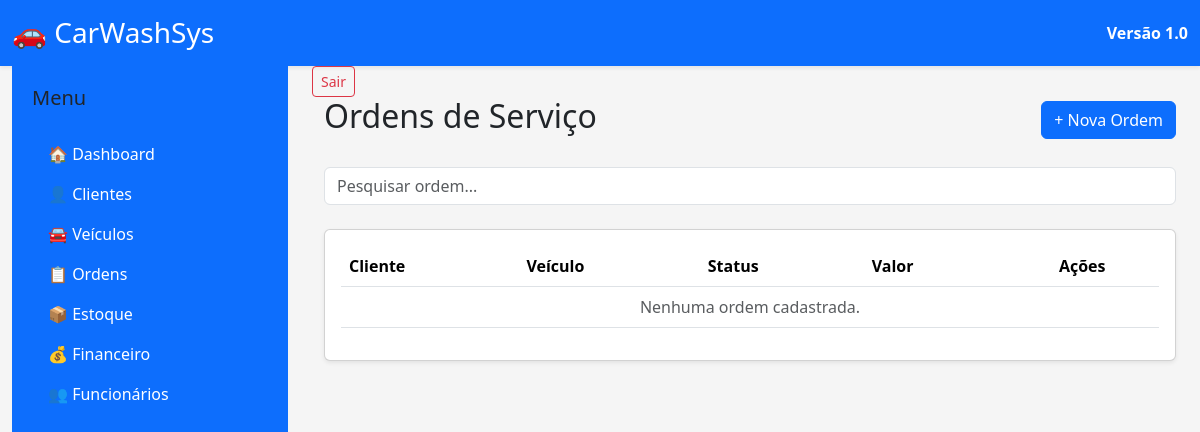
The page /ordens/ on the database as committed earlier.
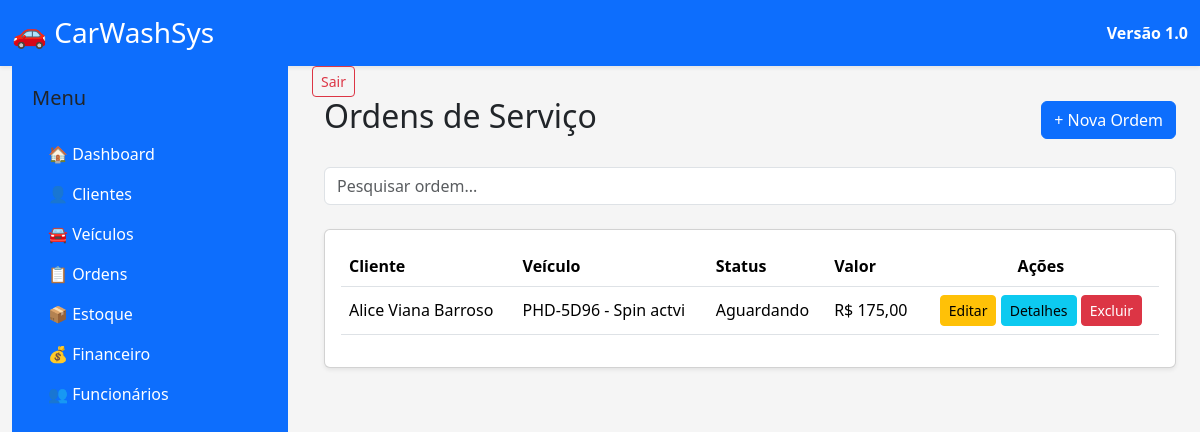
The same page on the database as committed later.
### apps/ordens/models.py (models this page shows, shortened)
class OrdemServico(models.Model):
    STATUS = [
        ("Aguardando", "Aguardando"),
        ("Em andamento", "Em andamento"),
        ("Finalizado", "Finalizado"),
        ("Entregue", "Entregue"),
    ]
    cliente = models.ForeignKey(
        Cliente,
        on_delete=models.CASCADE,
        related_name="ordens_servico",
    )
    veiculo = models.ForeignKey(
        Veiculo,
        on_delete=models.CASCADE,
        related_name="ordens_servico",
    )
    data_entrada = models.DateTimeField(
        auto_now_add=True,
    )
    data_saida = models.DateTimeField(
        null=True,
        blank=True,
    )
    status = models.CharField(
        max_length=20,
        choices=STATUS,
        default="Aguardando",
    )
    valor = models.DecimalField(
        max_digits=8,
        decimal_places=2,
        default=0,
    )
    forma_pagamento = models.CharField(
        max_length=30,
        blank=True,
    )
    observacoes = models.TextField(
        blank=True,
    )
    funcionario = models.ForeignKey(
    Funcionario,
    on_delete=models.SET_NULL,
    null=True,
    blank=True,
    related_name="ordens_servico",
)

### apps/clientes/models.py (models this page shows, shortened)
class Cliente(models.Model):
    nome = models.CharField(
        max_length=150
    )
    cpf = models.CharField(
        max_length=14,
        unique=True
    )
    telefone = models.CharField(
        max_length=20
    )
    email = models.EmailField(
        blank=True
    )
    endereco = models.CharField(
        max_length=200,
        blank=True
    )
    cidade = models.CharField(
        max_length=100,
        blank=True
    )
    estado = models.CharField(
        max_length=2,
        blank=True
    )
    cep = models.CharField(
        max_length=9,
        blank=True
    )
    observacoes = models.TextField(
        blank=True
    )
    data_cadastro = models.DateTimeField(
        auto_now_add=True
    )
    ativo = models.BooleanField(
        default=True
    )

### apps/veiculos/models.py (models this page shows)
class Veiculo(models.Model):
    cliente = models.ForeignKey(
        Cliente,
        on_delete=models.CASCADE,
        related_name="veiculos",
        verbose_name="Proprietário"
    )
    placa = models.CharField(
        max_length=10,
        unique=True,
    )
    marca = models.CharField(
        max_length=50,
    )
    modelo = models.CharField(
        max_length=50,
    )
    cor = models.CharField(
        max_length=30,
    )
    ano = models.PositiveIntegerField()
    observacoes = models.TextField(
        blank=True,
    )
    ativo = models.BooleanField(
        default=True,
    )
    def __str__(self):
        return f"{self.placa} - {self.modelo}"

### apps/ordens/views.py (the view)
def lista_ordens(request):
    ordens = OrdemServico.objects.all()
    context = {
        "ordens": ordens,
    }
    return render(
        request,
        "ordens/lista.html",
        context,
    )

### templates/ordens/lista.html (shortened to what this page needs)
{% extends "base.html" %}
{% block content %}
<div class="container-fluid">
    <div class="d-flex justify-content-between align-items-center mb-4">
        <h2>
            Ordens de Serviço
        </h2>
        <a
            href="{% url 'nova_ordem' %}"
            class="btn btn-primary">
            + Nova Ordem
        </a>
    </div>
    <div class="mb-4">
        <input
            type="text"
            class="form-control"
            placeholder="Pesquisar ordem...">
    </div>
    <div class="card shadow-sm">
        <div class="card-body">
            <table class="table table-hover align-middle">
                <thead>
                    <tr>
                        <th>Cliente</th>
                        <th>Veículo</th>
                        <th>Status</th>
                        <th>Valor</th>
                        <th class="text-center">Ações</th>
                    </tr>
                </thead>
                <tbody>
                    {% for ordem in ordens %}
                    <tr>
                        <td>{{ ordem.cliente.nome }}</td>
                        <td>{{ ordem.veiculo }}</td>
                        <td>{{ ordem.status }}</td>
                        <td>R$ {{ ordem.valor }}</td>
                        <td class="text-center">
                            <a
                                href="{% url 'editar_ordem' ordem.pk %}"
                                class="btn btn-warning btn-sm">
                                Editar
                            </a>
                            <a
                                href="{% url 'detalhes_ordem' ordem.pk %}"
                                class="btn btn-info btn-sm">
                                Detalhes
                            </a>
                            <a
                                href="{% url 'excluir_ordem' ordem.pk %}"
                                class="btn btn-danger btn-sm">
                                Excluir
                            </a>
                        </td>
                    </tr>
                    {% empty %}
                    <tr>
                        <td colspan="5" class="text-center text-muted">
                            Nenhuma ordem cadastrada.
                        </td>
                    </tr>
                    {% endfor %}
                </tbody>
            </table>
        </div>
    </div>
</div>
{% endblock %}

Rows that differ between the two databases and show on the page:
added OrdemServico: cliente.nome "Alice Viana Barroso", veiculo "PHD-5D96 - Spin actvi", status "Aguardando", valor "175,00"
Other text that changed with them:
text no longer shown: "Nenhuma ordem cadastrada."
